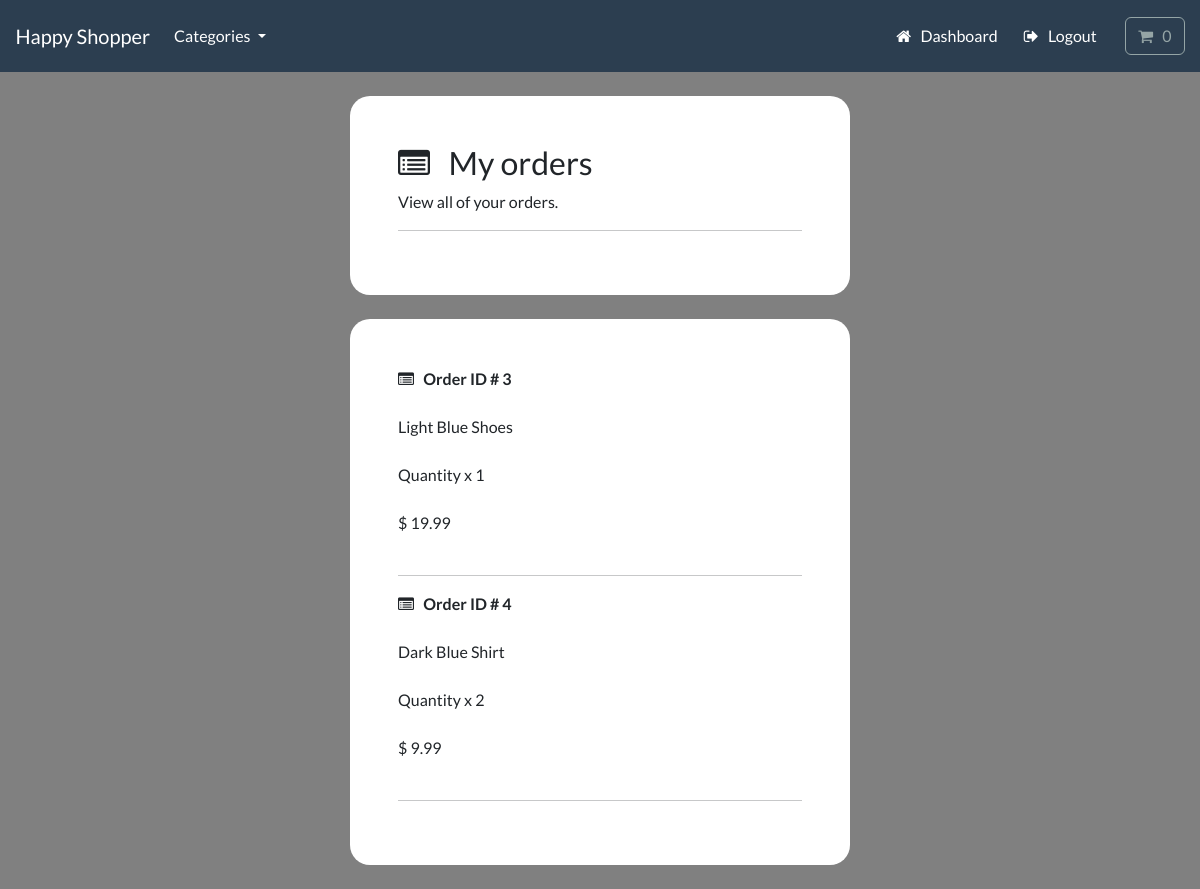
Before: /account/track-orders (signed in) with the older database file.
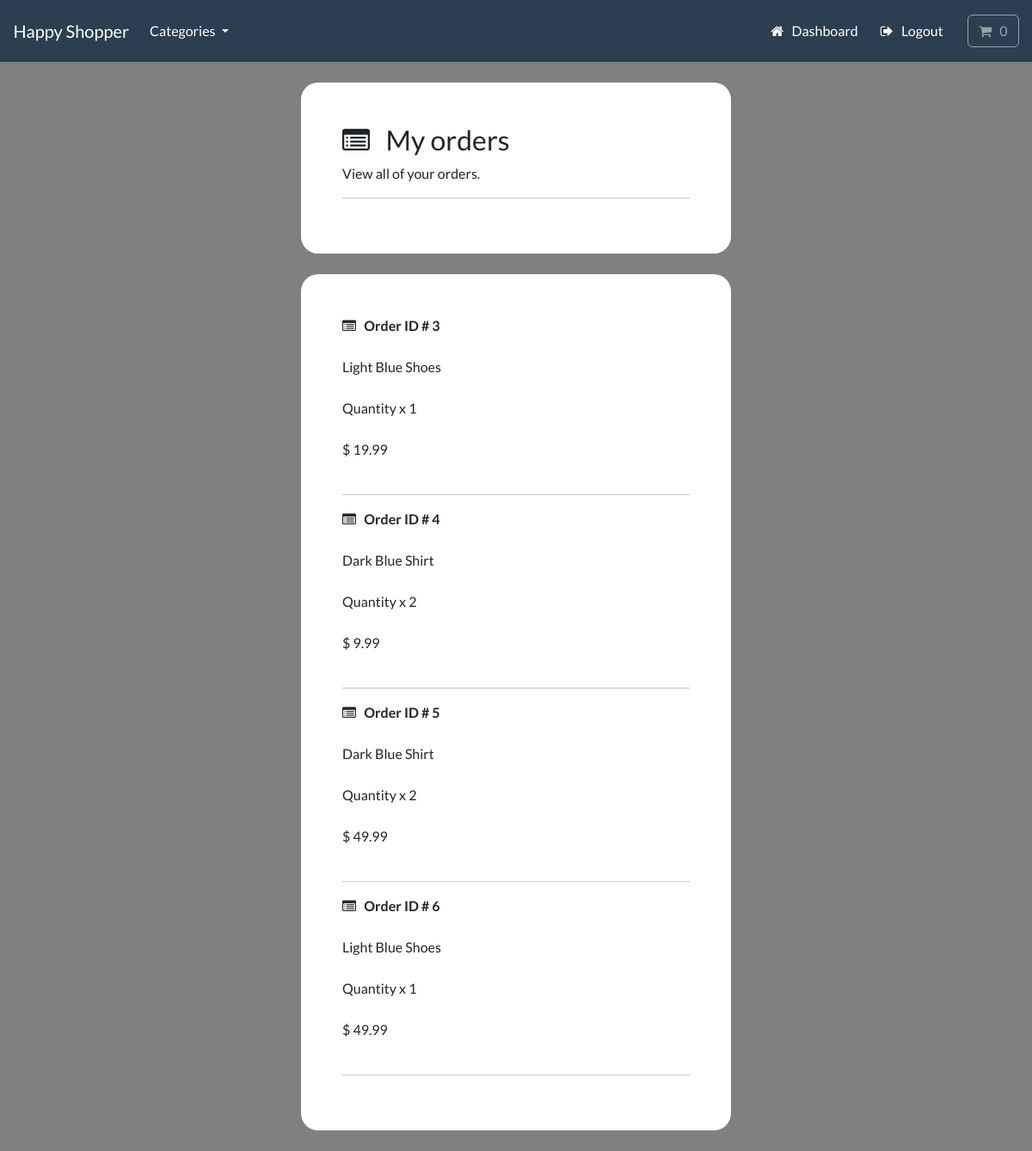
After: the same page with the newer database file.
### payment/models.py (models this page shows, shortened)
class OrderItem(models.Model):
    order = models.ForeignKey(Order, on_delete=models.CASCADE, null=True)
    product = models.ForeignKey(Product, on_delete=models.CASCADE, null=True)
    quantity = models.PositiveBigIntegerField(default=1)
    price = models.DecimalField(max_digits=8, decimal_places=2)
    user = models.ForeignKey(User, on_delete=models.CASCADE, null=True, blank=True)

### store/models.py (models this page shows, shortened)
class Product(models.Model):
    category = models.ForeignKey(Category, related_name='product', on_delete=models.CASCADE, null=True)
    title = models.CharField(max_length=250)
    brand = models.CharField(max_length=250, default='un-branded')
    description = models.TextField(blank=True)
    slug = models.SlugField(max_length=255)
    price = models.DecimalField(max_digits=4, decimal_places=2)
    image = models.ImageField(upload_to='images/')
    class Meta:
        verbose_name_plural = 'products'
    def __str__(self):
        return self.title

### account/views.py (the view)
# urls.py: path('track-orders', views.track_orders, name='track-orders'),
@login_required(login_url='my-login')
def track_orders(request):
    try:
        orders = OrderItem.objects.filter(user=request.user)
        context = {'orders':orders}
        return render(request, 'account/track-orders.html', context=context)
    except:
        return render(request, 'account/track-orders.html')

### cart/cart.py (called while the page is built)
    def __len__(self):
        return sum(item['qty'] for item in self.cart.values())

### cart/context_processors.py (called while the page is built)
def cart(request):
    return {'cart': Cart(request)}

### store/models.py (called while the page is built)
    def get_absolute_url(self):
        return reverse('list-category', args=[self.slug])

### store/views.py (called while the page is built)
def categories(request):
    all_categories = Category.objects.all()
    return {'all_categories': all_categories}

### account/templates/account/track-orders.html (shortened to what this page needs)
{% include "store/base.html" %}
{% load static %}
{% load crispy_forms_tags %}
{% block content %}
    <div class="container bg-white shadow-md p-5 form-layout ">
        <h3> <i class="fa fa-list-alt" aria-hidden="true"></i> &nbsp; My orders </h3>
        <p> View all of your orders. </p>
        <hr>
    </div>
    <div class="container bg-white shadow-md p-5 form-layout ">
        {% for order in orders %}
            <strong> <i class="fa fa-list-alt" aria-hidden="true"></i> &nbsp;  Order ID # {{order.id}} </strong>
            <br> <br>
            {{order.product}}
            <br> <br>
            Quantity x {{order.quantity}}
            <br> <br>
            $ {{order.price}}
            <br> <br>
            <hr>
        {% endfor %}
    </div>
{% endblock %}

### store/templates/store/base.html (shortened to what this page needs)
{% load static %}
<!DOCTYPE html>
<html>
    <head>
        <link rel="stylesheet" href="https://bootswatch.com/5/flatly/bootstrap.min.css">
        <link rel="stylesheet" href="https://cdnjs.cloudflare.com/ajax/libs/font-awesome/4.7.0/css/font-awesome.min.css">
        <link rel="stylesheet" href="{% static 'css/styles.css' %}">
    </head>
    <nav class="navbar navbar-expand-lg bg-primary justify-content-center">
        <a class="navbar-brand main-heading text-white" href="{% url 'store' %}">
        &nbsp; &nbsp; Happy Shopper
        </a>
        <div class="collapse navbar-collapse" id="navbarCollapse">
            <ul class="navbar-nav me-auto mb-2 mb-md-0">
                <li class="nav-item dropdown">
                    <a class="nav-link dropdown-toggle text-white" href="#" id="navbarDropdown" role="button"
                    data-bs-toggle="dropdown" aria-expanded="false">
                        Categories
                    </a>
                </li>
            </ul>
        </div>
        <div class="collapse navbar-collapse text-center" id="navbarNavDropdown">
            <ul class="navbar-nav ms-auto">
                {% if user.is_authenticated %}
                    <li class="nav-item">
                        <a class="btn btn-alert navbar-btn text-white" type="button"  href="{% url 'dashboard' %}"> <i class="fa fa-home" aria-hidden="true"></i> &nbsp; Dashboard </a>
                    </li>
                    {% else %}
                    <li class="nav-item">
                        <a class="btn btn-alert navbar-btn text-white" type="button"  href="{% url 'register' %}"> Register </a>
                    </li>
                {% endif %}
                {% if user.is_authenticated %}
                    <li class="nav-item">
                        <a class="btn btn-alert navbar-btn text-white" type="button"  href="{% url 'user-logout' %}"> <i class="fa fa-sign-out" aria-hidden="true"></i> &nbsp; Logout </a>
                    </li>
                    {% else %}
                    <li class="nav-item">
                        <a class="btn btn-alert navbar-btn text-white" type="button"  href="{% url 'my-login' %}"> Login </a>
                    </li>
                {% endif %}
                <li class="nav-item">
                    <a type="button" role="button" href="{% url 'cart-summary' %}" class="btn btn-outline-secondary">
                        <i class="fa fa-shopping-cart" aria-hidden="true"> </i>
                        <div id="cart-qty" class="d-inline-flex">
                        {% with qty_amount=cart|length %}
                            {% if qty_amount > 0 %}
                                {{ qty_amount }}
                                {% else %}
                                    0
                            {% endif %}
                        {% endwith %}
                        </div>
                    </a>
                </li>
            </ul>
        </div>
    </nav>
    <body>
    </body>
</html>

### static/css/styles.css (style rules this page uses)
.form-layout { border-radius: 20px; width: 500px; }

### account/templates/account/track-orders.html (style rules this page uses)
body { background-color: gray; }

Changed rows visible on the page:
added OrderItem: id "5", product "Dark Blue Shirt", quantity "2", price "49.99"
added OrderItem: id "6", product "Light Blue Shoes", quantity "1", price "49.99"
